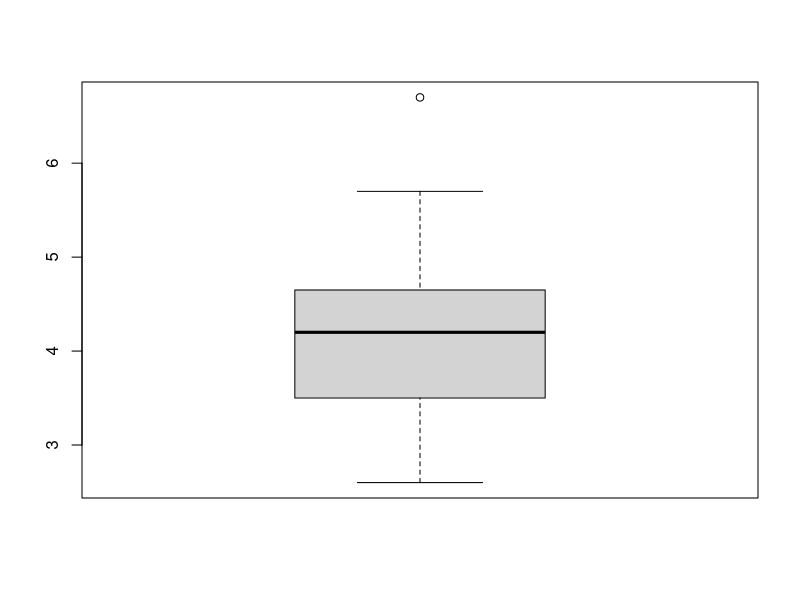
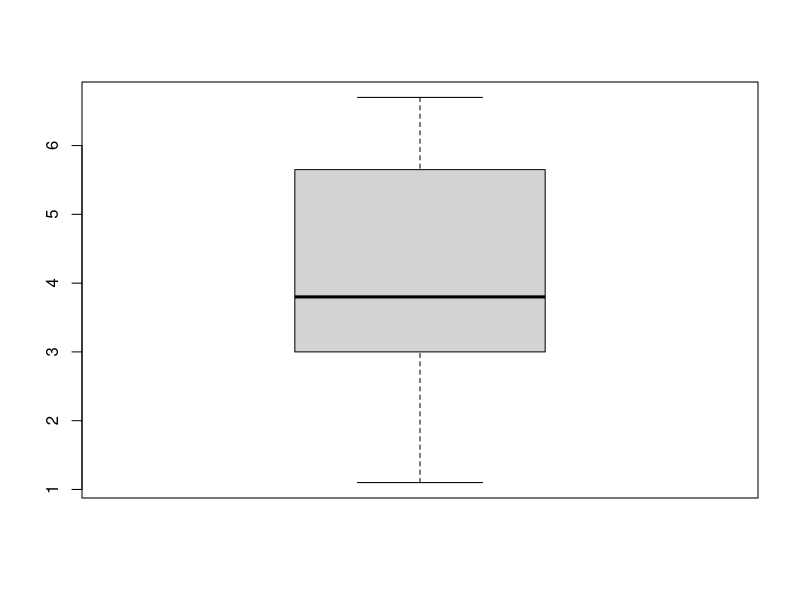
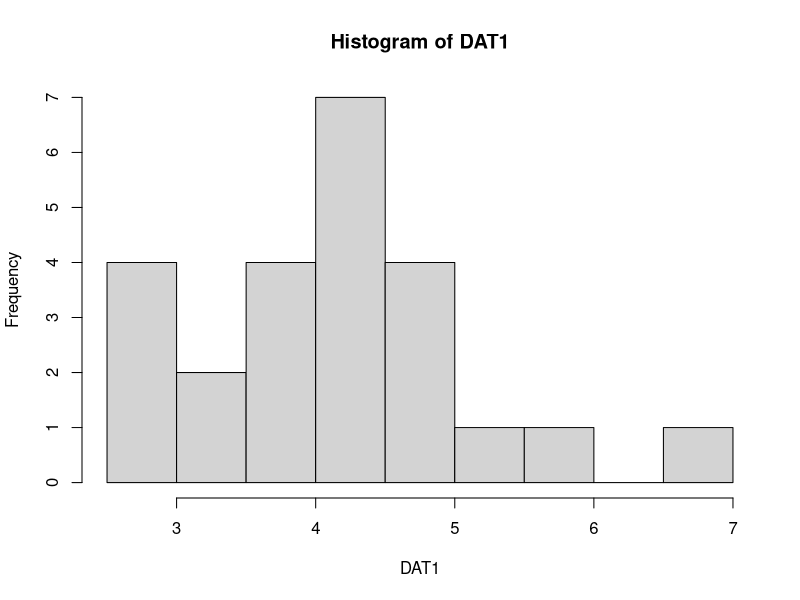
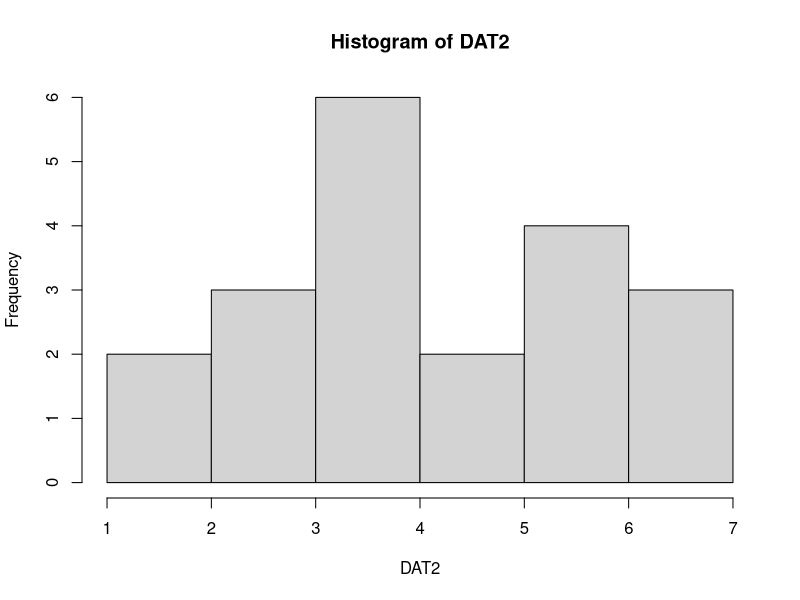

Write the R code that produced these figures, in order.
#Kian Frawley 4/20/24 
#Below are the calculations for Math327 R Assignment Question 1
#---Q1-----------------------------------------------------------------------------------------------
DAT1 <- c(4.4,3.4,2.6,3.8,4.9,4.6,5.2,4.7,4.1,2.6,6.7,4.1,3.6,2.9,2.6,4.0,4.3,3.9,4.8,4.5,4.4,3.1,5.7,4.5)
#^Above is putting the data into vector DAT1
DAT2 <- c(3.4,1.1,2.9,5.5,6.4,5.0,5.8,2.5,3.7,3.8,3.1,1.6,3.5,5.9,6.7,5.2,6.3,2.6,4.3,3.8)
#^Above is putting the data into vector DAT2

stem(DAT1)#Creating stem and leaf plot for vector DAT1
stem(DAT2)#Creating stem and leaf plot for vector DAT2

boxplot(DAT1)#Creating a boxplot for vector DAT1
boxplot(DAT2)#Creating a boxplot for vector DAT2

hist(DAT1)#Creating a histogram vector DAT1
hist(DAT2)#Creating a histogram vector DAT2